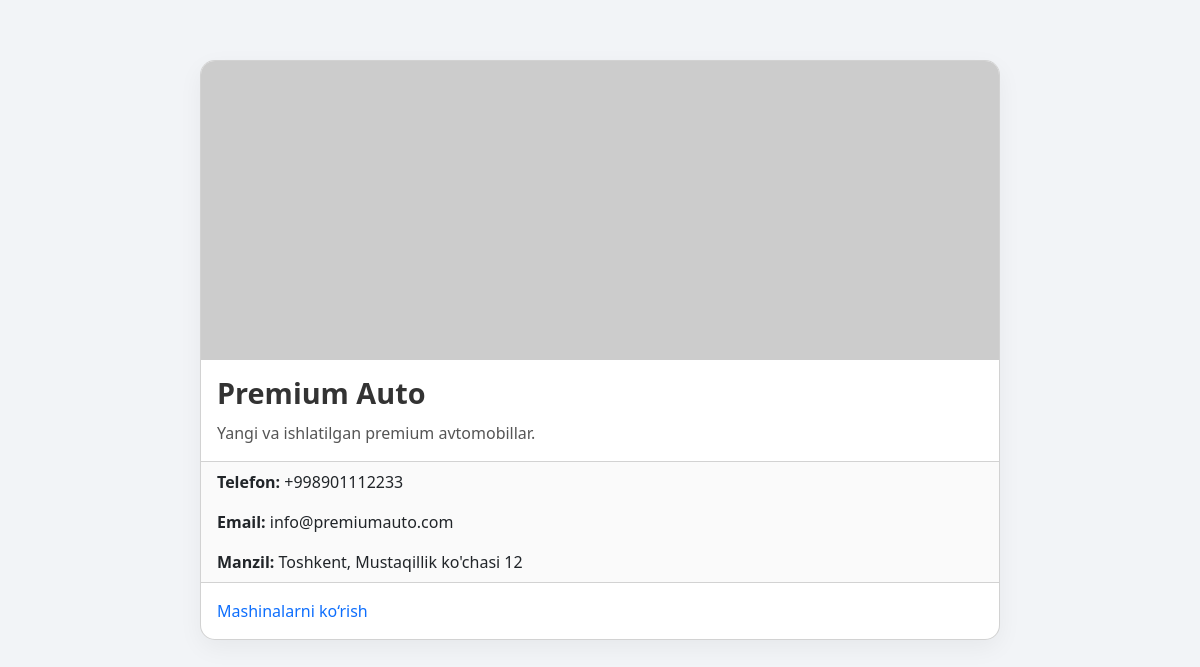
Screenshot of /detail_salon/1/ with the database file from the repository.
### configapp/models.py (models this page shows, shortened)
class BaseClass(models.Model):
    created_at = models.DateTimeField(auto_now_add=True)
    updated_at = models.DateTimeField(auto_now=True)
    class Meta:
        abstract = True

class Autosalon(BaseClass):
    title = models.CharField(max_length=255)
    context = models.TextField()
    email = models.EmailField(max_length=255)
    phone = models.CharField(max_length=255)
    address = models.CharField(max_length=255)
    image = models.ImageField(upload_to='photos/salons/%Y/%m/%d')

### configapp/views.py (the view)
# urls.py: path('detail_salon/<int:pk>/', detail_salon, name='detail_salon'),
def detail_salon(request, pk):
    salon = get_object_or_404(Autosalon, pk=pk)
    return render(request, 'detail_salon.html', {'salon': salon})

### configapp/templates/detail_salon.html (shortened to what this page needs)
<!DOCTYPE html>
<html lang="en">
<head>
  <link href="https://cdn.jsdelivr.net/npm/bootstrap@5.3.0/dist/css/bootstrap.min.css" rel="stylesheet"/>
</head>
<body>
  <div class="card">
    {% if item.image %}
      <img src="{{ salon.image.url }}" alt="Salon rasmi" />
    {% else %}
      <img src="https://picsum.photos/800/300" alt="Tasodifiy rasm" />
    {% endif %}
    <div class="card-body">
      <h5 class="card-title">{{ salon.title }}</h5>
      <p class="card-text">{{ salon.context }}</p>
    </div>
    <ul class="list-group list-group-flush">
      <li class="list-group-item"><strong>Telefon:</strong> {{ salon.phone }}</li>
      <li class="list-group-item"><strong>Email:</strong> {{ salon.email }}</li>
      <li class="list-group-item"><strong>Manzil:</strong> {{ salon.address }}</li>
    </ul>
    <div class="card-body">
      <a href="{% url 'salon_cars' 1 salon.pk %}" class="card-link">Mashinalarni ko‘rish</a>
    </div>
  </div>
</body>
</html>

### configapp/templates/detail_salon.html (style rules this page uses)
body { background-color: #f2f4f7; font-family: 'Segoe UI', Tahoma, Geneva, Verdana, sans-serif; }
.card { max-width: 800px; margin: 60px auto; border-radius: 15px; box-shadow: 0 8px 24px rgba(0, 0, 0, 0.05); overflow: hidden; background-color: white; }
.card img { width: 100%; height: auto; object-fit: cover; }
.card-title { font-size: 1.8rem; font-weight: 600; color: #333; }
.card-text { color: #555; margin-top: 10px; }
.list-group-item { background-color: #fafafa; border: none; font-size: 1rem; }
.card-link { text-decoration: none; color: #0d6efd; transition: color 0.2s; }

### rows the page displays
Autosalon: title "Premium Auto", context "Yangi va ishlatilgan premium avtomobillar.", phone "+998901112233", email "info@premiumauto.com", address "Toshkent, Mustaqillik ko'chasi 12"
